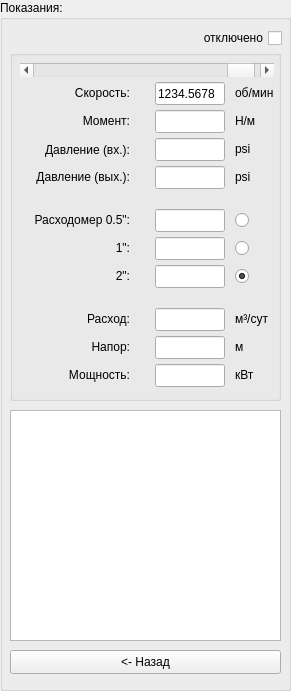
     <widget class="QGroupBox" name="groupTestData">
      <property name="geometry">
       <rect>
        <x>860</x>
        <y>0</y>
        <width>291</width>
        <height>691</height>
       </rect>
      </property>
      <property name="title">
       <string>Показания:</string>
      </property>
      <widget class="QGroupBox" name="groupBox_2">
       <property name="geometry">
        <rect>
         <x>10</x>
         <y>50</y>
         <width>271</width>
         <height>351</height>
        </rect>
       </property>
       <property name="title">
        <string/>
       </property>
       <widget class="QWidget" name="gridLayoutWidget_2">
        <property name="geometry">
         <rect>
          <x>10</x>
          <y>13</y>
          <width>254</width>
          <height>333</height>
         </rect>
        </property>
        <layout class="QGridLayout" name="gridLayout" columnstretch="0,0,0,0">
         <property name="sizeConstraint">
          <enum>QLayout::SetDefaultConstraint</enum>
         </property>
         <property name="horizontalSpacing">
          <number>10</number>
         </property>
         <property name="verticalSpacing">
          <number>5</number>
         </property>
         <item row="3" column="0" colspan="2">
          <widget class="QLabel" name="lblStages_3">
           <property name="sizePolicy">
            <sizepolicy hsizetype="Fixed" vsizetype="Fixed">
             <horstretch>0</horstretch>
             <verstretch>0</verstretch>
            </sizepolicy>
           </property>
           <property name="minimumSize">
            <size>
             <width>110</width>
             <height>20</height>
            </size>
           </property>
           <property name="maximumSize">
            <size>
             <width>110</width>
             <height>19</height>
            </size>
           </property>
           <property name="text">
            <string>Давление (вх.):</string>
           </property>
           <property name="alignment">
            <set>Qt::AlignRight|Qt::AlignTrailing|Qt::AlignVCenter</set>
           </property>
          </widget>
         </item>
         <item row="1" column="2">
          <widget class="QLineEdit" name="txtRPM">
           <property name="sizePolicy">
            <sizepolicy hsizetype="Fixed" vsizetype="Fixed">
             <horstretch>0</horstretch>
             <verstretch>0</verstretch>
            </sizepolicy>
           </property>
           <property name="minimumSize">
            <size>
             <width>70</width>
             <height>23</height>
            </size>
           </property>
           <property name="maximumSize">
            <size>
             <width>70</width>
             <height>23</height>
            </size>
           </property>
           <property name="focusPolicy">
            <enum>Qt::ClickFocus</enum>
           </property>
           <property name="inputMethodHints">
            <set>Qt::ImhNone</set>
           </property>
           <property name="text">
            <string>1234.5678</string>
           </property>
           <property name="readOnly">
            <bool>true</bool>
           </property>
          </widget>
         </item>
         <item row="0" column="0" colspan="4">
          <widget class="QScrollBar" name="horizontalScrollBar">
           <property name="maximum">
            <number>3000</number>
           </property>
           <property name="value">
            <number>2910</number>
           </property>
           <property name="orientation">
            <enum>Qt::Horizontal</enum>
           </property>
          </widget>
         </item>
         <item row="6" column="0" colspan="2">
          <widget class="QLabel" name="lblSerial_4">
           <property name="sizePolicy">
            <sizepolicy hsizetype="Fixed" vsizetype="Fixed">
             <horstretch>0</horstretch>
             <verstretch>0</verstretch>
            </sizepolicy>
           </property>
           <property name="minimumSize">
            <size>
             <width>110</width>
             <height>20</height>
            </size>
           </property>
           <property name="maximumSize">
            <size>
             <width>110</width>
             <height>20</height>
            </size>
           </property>
           <property name="text">
            <string>Расходомер 0.5&quot;:</string>
           </property>
           <property name="alignment">
            <set>Qt::AlignRight|Qt::AlignTrailing|Qt::AlignVCenter</set>
           </property>
          </widget>
         </item>
         <item row="9" column="2">
          <widget class="QWidget" name="widget_2" native="true">
           <property name="maximumSize">
            <size>
             <width>100</width>
             <height>10</height>
            </size>
           </property>
          </widget>
         </item>
         <item row="8" column="3">
          <widget class="QRadioButton" name="radioFlow05_3">
           <property name="maximumSize">
            <size>
             <width>20</width>
             <height>20</height>
            </size>
           </property>
           <property name="text">
            <string/>
           </property>
           <property name="checked">
            <bool>true</bool>
           </property>
          </widget>
         </item>
         <item row="3" column="2">
          <widget class="QLineEdit" name="txtPsiIn">
           <property name="sizePolicy">
            <sizepolicy hsizetype="Fixed" vsizetype="Fixed">
             <horstretch>0</horstretch>
             <verstretch>0</verstretch>
            </sizepolicy>
           </property>
           <property name="minimumSize">
            <size>
             <width>70</width>
             <height>23</height>
            </size>
           </property>
           <property name="maximumSize">
            <size>
             <width>70</width>
             <height>23</height>
            </size>
           </property>
           <property name="focusPolicy">
            <enum>Qt::ClickFocus</enum>
           </property>
           <property name="inputMethodHints">
            <set>Qt::ImhNone</set>
           </property>
           <property name="readOnly">
            <bool>true</bool>
           </property>
          </widget>
         </item>
         <item row="7" column="2">
          <widget class="QLineEdit" name="txtFlow1">
           <property name="sizePolicy">
            <sizepolicy hsizetype="Fixed" vsizetype="Fixed">
             <horstretch>0</horstretch>
             <verstretch>0</verstretch>
            </sizepolicy>
           </property>
           <property name="minimumSize">
            <size>
             <width>70</width>
             <height>23</height>
            </size>
           </property>
           <property name="maximumSize">
            <size>
             <width>70</width>
             <height>23</height>
            </size>
           </property>
           <property name="focusPolicy">
            <enum>Qt::ClickFocus</enum>
           </property>
           <property name="inputMethodHints">
            <set>Qt::ImhNone</set>
           </property>
           <property name="readOnly">
            <bool>true</bool>
           </property>
          </widget>
         </item>
         <item row="6" column="3">
          <widget class="QRadioButton" name="radioFlow05">
           <property name="maximumSize">
            <size>
             <width>20</width>
             <height>20</height>
            </size>
           </property>
           <property name="text">
            <string/>
           </property>
          </widget>
         </item>
         <item row="11" column="2">
          <widget class="QLineEdit" name="txtLift">
           <property name="sizePolicy">
            <sizepolicy hsizetype="Fixed" vsizetype="Fixed">
             <horstretch>0</horstretch>
             <verstretch>0</verstretch>
            </sizepolicy>
           </property>
           <property name="minimumSize">
            <size>
             <width>70</width>
             <height>23</height>
            </size>
           </property>
           <property name="maximumSize">
            <size>
             <width>70</width>
             <height>23</height>
            </size>
           </property>
           <property name="focusPolicy">
            <enum>Qt::ClickFocus</enum>
           </property>
           <property name="inputMethodHints">
            <set>Qt::ImhNone</set>
           </property>
           <property name="readOnly">
            <bool>true</bool>
           </property>
          </widget>
         </item>
         <item row="8" column="0" colspan="2">
          <widget class="QLabel" name="lblLenght_3">
           <property name="sizePolicy">
            <sizepolicy hsizetype="Fixed" vsizetype="Fixed">
             <horstretch>0</horstretch>
             <verstretch>0</verstretch>
            </sizepolicy>
           </property>
           <property name="minimumSize">
            <size>
             <width>110</width>
             <height>20</height>
            </size>
           </property>
           <property name="maximumSize">
            <size>
             <width>110</width>
             <height>20</height>
            </size>
           </property>
           <property name="text">
            <string>2&quot;:</string>
           </property>
           <property name="alignment">
            <set>Qt::AlignRight|Qt::AlignTrailing|Qt::AlignVCenter</set>
           </property>
          </widget>
         </item>
         <item row="1" column="3">
          <widget class="QLabel" name="lblProducer_3">
           <property name="sizePolicy">
            <sizepolicy hsizetype="Fixed" vsizetype="Fixed">
             <horstretch>0</horstretch>
             <verstretch>0</verstretch>
            </sizepolicy>
           </property>
           <property name="minimumSize">
            <size>
             <width>0</width>
             <height>0</height>
            </size>
           </property>
           <property name="maximumSize">
            <size>
             <width>120</width>
             <height>20</height>
            </size>
           </property>
           <property name="layoutDirection">
            <enum>Qt::RightToLeft</enum>
           </property>
           <property name="text">
            <string>об/мин</string>
           </property>
           <property name="alignment">
            <set>Qt::AlignLeading|Qt::AlignLeft|Qt::AlignVCenter</set>
           </property>
          </widget>
         </item>
         <item row="1" column="0" colspan="2">
          <widget class="QLabel" name="lblProducer_2">
           <property name="sizePolicy">
            <sizepolicy hsizetype="Fixed" vsizetype="Fixed">
             <horstretch>0</horstretch>
             <verstretch>0</verstretch>
            </sizepolicy>
           </property>
           <property name="minimumSize">
            <size>
             <width>110</width>
             <height>20</height>
            </size>
           </property>
           <property name="maximumSize">
            <size>
             <width>110</width>
             <height>20</height>
            </size>
           </property>
           <property name="text">
            <string>Скорость:</string>
           </property>
           <property name="alignment">
            <set>Qt::AlignRight|Qt::AlignTrailing|Qt::AlignVCenter</set>
           </property>
          </widget>
         </item>
         <item row="3" column="3">
          <widget class="QLabel" name="lblProducer_5">
           <property name="sizePolicy">
            <sizepolicy hsizetype="Fixed" vsizetype="Fixed">
             <horstretch>0</horstretch>
             <verstretch>0</verstretch>
            </sizepolicy>
           </property>
           <property name="minimumSize">
            <size>
             <width>0</width>
             <height>0</height>
            </size>
           </property>
           <property name="maximumSize">
            <size>
             <width>120</width>
             <height>20</height>
            </size>
           </property>
           <property name="text">
            <string>psi</string>
           </property>
           <property name="alignment">
            <set>Qt::AlignLeading|Qt::AlignLeft|Qt::AlignVCenter</set>
           </property>
          </widget>
         </item>
         <item row="5" column="2">
          <widget class="QWidget" name="widget" native="true">
           <property name="maximumSize">
            <size>
             <width>100</width>
             <height>10</height>
            </size>
           </property>
          </widget>
         </item>
         <item row="7" column="3">
          <widget class="QRadioButton" name="radioFlow05_2">
           <property name="maximumSize">
            <size>
             <width>20</width>
             <height>20</height>
            </size>
           </property>
           <property name="text">
            <string/>
           </property>
          </widget>
         </item>
         <item row="10" column="2">
          <widget class="QLineEdit" name="txtFlow">
           <property name="sizePolicy">
            <sizepolicy hsizetype="Fixed" vsizetype="Fixed">
             <horstretch>0</horstretch>
             <verstretch>0</verstretch>
            </sizepolicy>
           </property>
           <property name="minimumSize">
            <size>
             <width>70</width>
             <height>23</height>
            </size>
           </property>
           <property name="maximumSize">
            <size>
             <width>70</width>
             <height>23</height>
            </size>
           </property>
           <property name="focusPolicy">
            <enum>Qt::ClickFocus</enum>
           </property>
           <property name="inputMethodHints">
            <set>Qt::ImhNone</set>
           </property>
           <property name="readOnly">
            <bool>true</bool>
           </property>
          </widget>
         </item>
         <item row="2" column="0" colspan="2">
          <widget class="QLabel" name="lblType_2">
           <property name="sizePolicy">
            <sizepolicy hsizetype="Fixed" vsizetype="Fixed">
             <horstretch>0</horstretch>
             <verstretch>0</verstretch>
            </sizepolicy>
           </property>
           <property name="minimumSize">
            <size>
             <width>110</width>
             <height>20</height>
            </size>
           </property>
           <property name="maximumSize">
            <size>
             <width>110</width>
             <height>20</height>
            </size>
           </property>
           <property name="text">
            <string>Момент:</string>
           </property>
           <property name="alignment">
            <set>Qt::AlignRight|Qt::AlignTrailing|Qt::AlignVCenter</set>
           </property>
          </widget>
         </item>
         <item row="4" column="0" colspan="2">
          <widget class="QLabel" name="lblAssembly_3">
           <property name="sizePolicy">
            <sizepolicy hsizetype="Fixed" vsizetype="Fixed">
             <horstretch>0</horstretch>
             <verstretch>0</verstretch>
            </sizepolicy>
           </property>
           <property name="minimumSize">
            <size>
             <width>110</width>
             <height>20</height>
            </size>
           </property>
           <property name="maximumSize">
            <size>
             <width>110</width>
             <height>20</height>
            </size>
           </property>
           <property name="text">
            <string>Давление (вых.):</string>
           </property>
           <property name="alignment">
            <set>Qt::AlignRight|Qt::AlignTrailing|Qt::AlignVCenter</set>
           </property>
          </widget>
         </item>
         <item row="12" column="2">
          <widget class="QLineEdit" name="txtPower">
           <property name="sizePolicy">
            <sizepolicy hsizetype="Fixed" vsizetype="Fixed">
             <horstretch>0</horstretch>
             <verstretch>0</verstretch>
            </sizepolicy>
           </property>
           <property name="minimumSize">
            <size>
             <width>70</width>
             <height>23</height>
            </size>
           </property>
           <property name="maximumSize">
            <size>
             <width>70</width>
             <height>23</height>
            </size>
           </property>
           <property name="focusPolicy">
            <enum>Qt::ClickFocus</enum>
           </property>
           <property name="inputMethodHints">
            <set>Qt::ImhNone</set>
           </property>
           <property name="readOnly">
            <bool>true</bool>
           </property>
          </widget>
         </item>
         <item row="4" column="3">
          <widget class="QLabel" name="lblProducer_6">
           <property name="sizePolicy">
            <sizepolicy hsizetype="Fixed" vsizetype="Fixed">
             <horstretch>0</horstretch>
             <verstretch>0</verstretch>
            </sizepolicy>
           </property>
           <property name="minimumSize">
            <size>
             <width>0</width>
             <height>0</height>
            </size>
           </property>
           <property name="maximumSize">
            <size>
             <width>120</width>
             <height>20</height>
            </size>
           </property>
           <property name="layoutDirection">
            <enum>Qt::RightToLeft</enum>
           </property>
           <property name="text">
            <string>psi</string>
           </property>
           <property name="alignment">
            <set>Qt::AlignLeading|Qt::AlignLeft|Qt::AlignVCenter</set>
           </property>
          </widget>
         </item>
         <item row="8" column="2">
          <widget class="QLineEdit" name="txtFlow2">
           <property name="sizePolicy">
            <sizepolicy hsizetype="Fixed" vsizetype="Fixed">
             <horstretch>0</horstretch>
             <verstretch>0</verstretch>
            </sizepolicy>
           </property>
           <property name="minimumSize">
            <size>
             <width>70</width>
             <height>23</height>
            </size>
           </property>
           <property name="maximumSize">
            <size>
             <width>70</width>
             <height>23</height>
            </size>
           </property>
           <property name="focusPolicy">
            <enum>Qt::ClickFocus</enum>
           </property>
           <property name="inputMethodHints">
            <set>Qt::ImhNone</set>
           </property>
           <property name="readOnly">
            <bool>true</bool>
           </property>
          </widget>
         </item>
         <item row="4" column="2">
          <widget class="QLineEdit" name="txtPsiOut">
           <property name="sizePolicy">
            <sizepolicy hsizetype="Fixed" vsizetype="Fixed">
             <horstretch>0</horstretch>
             <verstretch>0</verstretch>
            </sizepolicy>
           </property>
           <property name="minimumSize">
            <size>
             <width>70</width>
             <height>23</height>
            </size>
           </property>
           <property name="maximumSize">
            <size>
             <width>70</width>
             <height>23</height>
            </size>
           </property>
           <property name="focusPolicy">
            <enum>Qt::ClickFocus</enum>
           </property>
           <property name="inputMethodHints">
            <set>Qt::ImhNone</set>
           </property>
           <property name="readOnly">
            <bool>true</bool>
           </property>
          </widget>
         </item>
         <item row="7" column="0" colspan="2">
          <widget class="QLabel" name="lblSerial_5">
           <property name="sizePolicy">
            <sizepolicy hsizetype="Fixed" vsizetype="Fixed">
             <horstretch>0</horstretch>
             <verstretch>0</verstretch>
            </sizepolicy>
           </property>
           <property name="minimumSize">
            <size>
             <width>110</width>
             <height>0</height>
            </size>
           </property>
           <property name="maximumSize">
            <size>
             <width>110</width>
             <height>20</height>
            </size>
           </property>
           <property name="text">
            <string> 1&quot;:</string>
           </property>
           <property name="alignment">
            <set>Qt::AlignRight|Qt::AlignTrailing|Qt::AlignVCenter</set>
           </property>
          </widget>
         </item>
         <item row="2" column="2">
          <widget class="QLineEdit" name="txtTorque">
           <property name="sizePolicy">
            <sizepolicy hsizetype="Fixed" vsizetype="Fixed">
             <horstretch>0</horstretch>
             <verstretch>0</verstretch>
            </sizepolicy>
           </property>
           <property name="minimumSize">
            <size>
             <width>70</width>
             <height>23</height>
            </size>
           </property>
           <property name="maximumSize">
            <size>
             <width>70</width>
             <height>23</height>
            </size>
           </property>
           <property name="focusPolicy">
            <enum>Qt::ClickFocus</enum>
           </property>
           <property name="inputMethodHints">
            <set>Qt::ImhNone</set>
           </property>
           <property name="readOnly">
            <bool>true</bool>
           </property>
          </widget>
         </item>
         <item row="12" column="0" colspan="2">
          <widget class="QLabel" name="lblAssembly_10">
           <property name="sizePolicy">
            <sizepolicy hsizetype="Fixed" vsizetype="Fixed">
             <horstretch>0</horstretch>
             <verstretch>0</verstretch>
            </sizepolicy>
           </property>
           <property name="minimumSize">
            <size>
             <width>110</width>
             <height>20</height>
            </size>
           </property>
           <property name="maximumSize">
            <size>
             <width>110</width>
             <height>20</height>
            </size>
           </property>
           <property name="text">
            <string>Мощность:</string>
           </property>
           <property name="alignment">
            <set>Qt::AlignRight|Qt::AlignTrailing|Qt::AlignVCenter</set>
           </property>
          </widget>
         </item>
         <item row="2" column="3">
          <widget class="QLabel" name="lblProducer_4">
           <property name="sizePolicy">
            <sizepolicy hsizetype="Fixed" vsizetype="Fixed">
             <horstretch>0</horstretch>
             <verstretch>0</verstretch>
            </sizepolicy>
           </property>
           <property name="minimumSize">
            <size>
             <width>0</width>
             <height>0</height>
            </size>
           </property>
           <property name="maximumSize">
            <size>
             <width>120</width>
             <height>20</height>
            </size>
           </property>
           <property name="text">
            <string>Н/м</string>
           </property>
           <property name="alignment">
            <set>Qt::AlignLeading|Qt::AlignLeft|Qt::AlignVCenter</set>
           </property>
          </widget>
         </item>
         <item row="6" column="2">
          <widget class="QLineEdit" name="txtFlow05">
           <property name="sizePolicy">
            <sizepolicy hsizetype="Fixed" vsizetype="Fixed">
             <horstretch>0</horstretch>
             <verstretch>0</verstretch>
            </sizepolicy>
           </property>
           <property name="minimumSize">
            <size>
             <width>70</width>
             <height>23</height>
            </size>
           </property>
           <property name="maximumSize">
            <size>
             <width>70</width>
             <height>23</height>
            </size>
           </property>
           <property name="focusPolicy">
            <enum>Qt::ClickFocus</enum>
           </property>
           <property name="inputMethodHints">
            <set>Qt::ImhNone</set>
           </property>
           <property name="readOnly">
            <bool>true</bool>
           </property>
          </widget>
         </item>
         <item row="11" column="0" colspan="2">
          <widget class="QLabel" name="lblAssembly_6">
           <property name="sizePolicy">
            <sizepolicy hsizetype="Fixed" vsizetype="Fixed">
             <horstretch>0</horstretch>
             <verstretch>0</verstretch>
            </sizepolicy>
           </property>
           <property name="minimumSize">
            <size>
             <width>110</width>
             <height>20</height>
            </size>
           </property>
           <property name="maximumSize">
            <size>
             <width>110</width>
             <height>20</height>
            </size>
           </property>
           <property name="text">
            <string>Напор:</string>
           </property>
           <property name="alignment">
            <set>Qt::AlignRight|Qt::AlignTrailing|Qt::AlignVCenter</set>
           </property>
          </widget>
         </item>
         <item row="10" column="0" colspan="2">
          <widget class="QLabel" name="lblAssembly_9">
           <property name="sizePolicy">
            <sizepolicy hsizetype="Fixed" vsizetype="Fixed">
             <horstretch>0</horstretch>
             <verstretch>0</verstretch>
            </sizepolicy>
           </property>
           <property name="minimumSize">
            <size>
             <width>110</width>
             <height>20</height>
            </size>
           </property>
           <property name="maximumSize">
            <size>
             <width>110</width>
             <height>20</height>
            </size>
           </property>
           <property name="text">
            <string>Расход:</string>
           </property>
           <property name="alignment">
            <set>Qt::AlignRight|Qt::AlignTrailing|Qt::AlignVCenter</set>
           </property>
          </widget>
         </item>
         <item row="10" column="3">
          <widget class="QLabel" name="lblProducer_7">
           <property name="sizePolicy">
            <sizepolicy hsizetype="Fixed" vsizetype="Fixed">
             <horstretch>0</horstretch>
             <verstretch>0</verstretch>
            </sizepolicy>
           </property>
           <property name="minimumSize">
            <size>
             <width>0</width>
             <height>0</height>
            </size>
           </property>
           <property name="maximumSize">
            <size>
             <width>120</width>
             <height>20</height>
            </size>
           </property>
           <property name="layoutDirection">
            <enum>Qt::RightToLeft</enum>
           </property>
           <property name="text">
            <string>м³/сут</string>
           </property>
           <property name="alignment">
            <set>Qt::AlignLeading|Qt::AlignLeft|Qt::AlignVCenter</set>
           </property>
          </widget>
         </item>
         <item row="11" column="3">
          <widget class="QLabel" name="lblProducer_8">
           <property name="sizePolicy">
            <sizepolicy hsizetype="Fixed" vsizetype="Fixed">
             <horstretch>0</horstretch>
             <verstretch>0</verstretch>
            </sizepolicy>
           </property>
           <property name="minimumSize">
            <size>
             <width>0</width>
             <height>0</height>
            </size>
           </property>
           <property name="maximumSize">
            <size>
             <width>120</width>
             <height>20</height>
            </size>
           </property>
           <property name="layoutDirection">
            <enum>Qt::RightToLeft</enum>
           </property>
           <property name="text">
            <string>м</string>
           </property>
           <property name="alignment">
            <set>Qt::AlignLeading|Qt::AlignLeft|Qt::AlignVCenter</set>
           </property>
          </widget>
         </item>
         <item row="12" column="3">
          <widget class="QLabel" name="lblProducer_9">
           <property name="sizePolicy">
            <sizepolicy hsizetype="Fixed" vsizetype="Fixed">
             <horstretch>0</horstretch>
             <verstretch>0</verstretch>
            </sizepolicy>
           </property>
           <property name="minimumSize">
            <size>
             <width>0</width>
             <height>0</height>
            </size>
           </property>
           <property name="maximumSize">
            <size>
             <width>120</width>
             <height>20</height>
            </size>
           </property>
           <property name="layoutDirection">
            <enum>Qt::RightToLeft</enum>
           </property>
           <property name="text">
            <string>кВт</string>
           </property>
           <property name="alignment">
            <set>Qt::AlignLeading|Qt::AlignLeft|Qt::AlignVCenter</set>
           </property>
          </widget>
         </item>
        </layout>
       </widget>
      </widget>
      <widget class="QCheckBox" name="checkConnection">
       <property name="geometry">
        <rect>
         <x>182</x>
         <y>27</y>
         <width>100</width>
         <height>22</height>
        </rect>
       </property>
       <property name="layoutDirection">
        <enum>Qt::RightToLeft</enum>
       </property>
       <property name="text">
        <string>отключено</string>
       </property>
      </widget>
      <widget class="QPushButton" name="btnGoBack">
       <property name="geometry">
        <rect>
         <x>10</x>
         <y>650</y>
         <width>271</width>
         <height>24</height>
        </rect>
       </property>
       <property name="text">
        <string>&lt;- Назад</string>
       </property>
      </widget>
      <widget class="QTableView" name="tablePoints">
       <property name="geometry">
        <rect>
         <x>10</x>
         <y>410</y>
         <width>271</width>
         <height>231</height>
        </rect>
       </property>
       <property name="locale">
        <locale language="English" country="UnitedStates"/>
       </property>
       <property name="selectionMode">
        <enum>QAbstractItemView::SingleSelection</enum>
       </property>
       <property name="selectionBehavior">
        <enum>QAbstractItemView::SelectRows</enum>
       </property>
       <property name="textElideMode">
        <enum>Qt::ElideLeft</enum>
       </property>
       <property name="wordWrap">
        <bool>false</bool>
       </property>
       <property name="cornerButtonEnabled">
        <bool>false</bool>
       </property>
       <attribute name="horizontalHeaderHighlightSections">
        <bool>false</bool>
       </attribute>
       <attribute name="verticalHeaderVisible">
        <bool>false</bool>
       </attribute>
       <attribute name="verticalHeaderHighlightSections">
        <bool>false</bool>
       </attribute>
      </widget>
     </widget>
